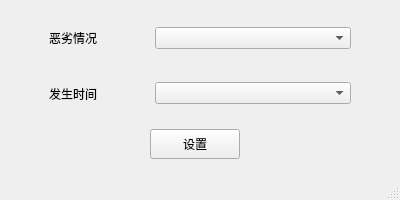
<?xml version="1.0" encoding="UTF-8"?>
<ui version="4.0">
 <class>bsthree_mainwindow</class>
 <widget class="QMainWindow" name="bsthree_mainwindow">
  <property name="geometry">
   <rect>
    <x>0</x>
    <y>0</y>
    <width>400</width>
    <height>200</height>
   </rect>
  </property>
  <property name="windowTitle">
   <string>MainWindow</string>
  </property>
  <widget class="QWidget" name="centralwidget">
   <layout class="QVBoxLayout" name="verticalLayout">
    <item>
     <widget class="QWidget" name="widget" native="true">
      <layout class="QHBoxLayout" name="horizontalLayout_3">
       <property name="leftMargin">
        <number>40</number>
       </property>
       <property name="rightMargin">
        <number>40</number>
       </property>
       <property name="bottomMargin">
        <number>0</number>
       </property>
       <item>
        <widget class="QLabel" name="bsthree_lab1">
         <property name="maximumSize">
          <size>
           <width>100</width>
           <height>16777215</height>
          </size>
         </property>
         <property name="text">
          <string>恶劣情况</string>
         </property>
        </widget>
       </item>
       <item>
        <widget class="QComboBox" name="comboBox"/>
       </item>
      </layout>
     </widget>
    </item>
    <item>
     <widget class="QWidget" name="widget_2" native="true">
      <layout class="QHBoxLayout" name="horizontalLayout_2">
       <property name="leftMargin">
        <number>40</number>
       </property>
       <property name="rightMargin">
        <number>40</number>
       </property>
       <property name="bottomMargin">
        <number>0</number>
       </property>
       <item>
        <widget class="QLabel" name="bsthree_lab2">
         <property name="maximumSize">
          <size>
           <width>100</width>
           <height>16777215</height>
          </size>
         </property>
         <property name="text">
          <string>发生时间</string>
         </property>
        </widget>
       </item>
       <item>
        <widget class="QComboBox" name="comboBox_2"/>
       </item>
      </layout>
     </widget>
    </item>
    <item>
     <widget class="QWidget" name="widget_3" native="true">
      <layout class="QHBoxLayout" name="horizontalLayout">
       <property name="leftMargin">
        <number>0</number>
       </property>
       <item>
        <widget class="QPushButton" name="pushButton">
         <property name="minimumSize">
          <size>
           <width>90</width>
           <height>30</height>
          </size>
         </property>
         <property name="maximumSize">
          <size>
           <width>90</width>
           <height>30</height>
          </size>
         </property>
         <property name="text">
          <string>设置</string>
         </property>
        </widget>
       </item>
      </layout>
     </widget>
    </item>
   </layout>
  </widget>
  <widget class="QMenuBar" name="menubar">
   <property name="geometry">
    <rect>
     <x>0</x>
     <y>0</y>
     <width>400</width>
     <height>22</height>
    </rect>
   </property>
  </widget>
  <widget class="QStatusBar" name="statusbar"/>
 </widget>
 <resources/>
 <connections/>
</ui>
